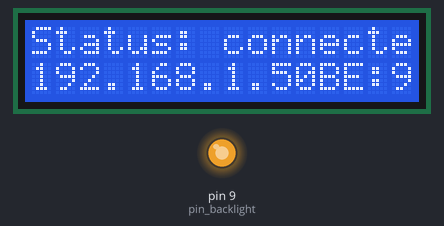
Recording of a sketch running on a simulated Arduino Uno, built with avr-gcc and run on an emulated ATmega328P. Shown: 16×2 character LCD, output pins drawn as LEDs (lit = HIGH). WiFi joins after 1.5 s; servers stay silent unless stated; uploads are accepted with an empty reply.

Above: at 12.07 s.
At 23.63 s:
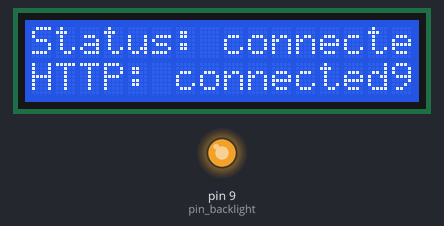
At 33.69 s:
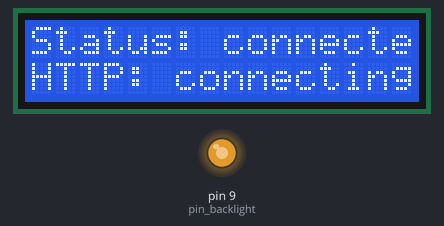
At 39.49 s:
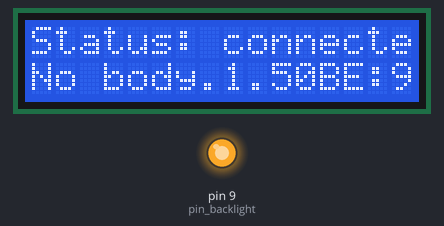
Timing chart, 0 to 40.0 s (numbered marks = the images above):
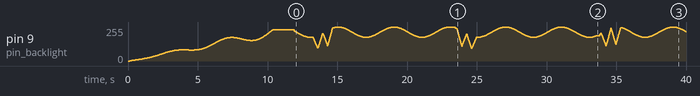

The sketch:

sketch.ino
```cpp
// (licence header left out)
#include "backlight.h"
#include "display.h"
#include "request.h"
#include <inttypes.h>

// Pins
uint8_t pin_backlight = 9;
uint8_t pin_lcd_data = 7;
uint8_t pin_lcd_clock = 6;
uint8_t pin_lcd_latch = 5;

// Settings
const int delay_interval = 10; // milliseconds between ticks in sleep()
uint8_t mac[] = {0x90, 0xA2, 0xDA, 0x0D, 0xBE, 0x94}; // MAC of board
const float refresh_interval = 20; // seconds between each refresh TODO make 20
const float reconnect_interval = 10; // seconds between reconnection attempts
const int max_http_retries = 3; // max HTTP retry attempts before iface retry
const char *domain = "rancor.csh.rit.edu"; // domain of website
const uint16_t port = 5000; // port of website
const char *location = "lounge"; // location to search for in calendar
const char *location_full = "Lounge"; // location to display on screen
const uint8_t lcd_width = 20; // characters in each LCD row
const uint8_t lcd_height = 4; // rows in LCD display

// Controllers
Backlight backlight(pin_backlight);
Display display(
    pin_lcd_data, pin_lcd_clock, pin_lcd_latch, lcd_width, lcd_height);
Request request;

// Functions
void setup();
void loop();
bool maintainLease();
void updateDisplay();
void sleep(float seconds);

// Variables
bool connected = false;
uint8_t retries = 0;
char *url;

// Init
void setup() {
  // Initialize display
  backlight.setBrightness(100);
  display.setScreen(SCREEN_NETWORK);
  display.setMAC(mac);
  display.setNetworkStatus(CONNECTING);

  // Wait for brightness to fade up
  while (backlight.getRealBrightness() < backlight.getBrightness())
    sleep(0.1);

  // Create URL path
  const char *url_format = "/location/%s/events";
  url = new char[strlen(url_format) - 2 + strlen(location) + 1];
  sprintf(url, url_format, location);
}

// Loop
void loop() {
  // Make sure we're still connected to the network
  while (!connected) {
    connected = Ethernet.begin(mac);
    if (!connected) {
      display.setScreen(SCREEN_NETWORK);
      display.setNetworkStatus(DHCP_FAILED);
      backlight.flash(2);
      sleep(30);
      display.setNetworkStatus(CONNECTING);
      sleep(0.1);
    }
  }

  // We're connected now, so update display
  display.setNetworkStatus(CONNECTED);
  display.setIP(Ethernet.localIP());
  sleep(1);

  // Maintain DHCP lease to make sure we're still totally connected
  do {
    request.setup(domain, url, port);
    display.setRequest(&request);

    // Step through the HTTP request
    while (request.step())
      if (display.getScreen() == SCREEN_NETWORK)
        updateDisplay();

    // HTTP request failed, so display error message and wait a moment
    if (request.failed()) {
      display.setScreen(SCREEN_NETWORK);
      backlight.flash(2);
      sleep(reconnect_interval);

      // If it tries reconnecting to HTTP too many times, try reconnecting
      // on the interface itself.
      if (++retries >= max_http_retries)
        break;

      continue;
    }
    retries = 0;
    char *response = (char*)request.getData();

    // Parse requested backlight brightness from response body
    for (char *c = response; *c; c++) {
      if (*c == '\n') {
        *c = 0;
        backlight.setBrightness(atoi(response) / 255.f * 100.f);
        response = c + 1;
        break;
      }
    }

    // Show HTTP response body on screen then wait a bit before refreshing
    display.setScreen(SCREEN_TEXT);
    display.setContent(response);
    sleep(refresh_interval);
  } while (maintainLease());

  // Disconnected (failed to maintain), so wait a bit before reconnecting
  display.setScreen(SCREEN_NETWORK);
  display.setNetworkStatus(DISCONNECTED);
  backlight.flash(2);
  sleep(reconnect_interval);
  display.setNetworkStatus(RECONNECTING);
  sleep(0.1);
  connected = false;
}

// Maintains the DHCP lease, returns true if connection still good
bool maintainLease() {
  uint8_t maintain_status = Ethernet.maintain();
  return maintain_status == 0 || maintain_status % 2 == 0;
}

// Update display
void updateDisplay() {
  static unsigned long last_update = millis() - 1;
  float elapsed = (millis() - last_update) / 1000.f;
  display.update(elapsed);
  backlight.update(elapsed);
  last_update = millis();
}

// Pause the program, but continue updating the display
void sleep(float seconds) {
  unsigned long target = millis() + (seconds * 1000);
  while (millis() < target) {
    updateDisplay();
    delay(delay_interval);
  }
}
```

backlight.cpp
```cpp
/* Backlight controller. */

#include "backlight.h"
#include <Arduino.h>

Backlight::Backlight(int pin) {
  this->pin = pin;
  pinMode(pin, OUTPUT);

  animate_speed = 10;
  animate = true;

  sleep_remaining = 0;

  brightness = 0;
  brightness_target = 100;

  flash_min_brightness = 50;
  flash_max_brightness = 100;
  flash_animate_speed = 150;
  flashes_remaining = 0;
}

void Backlight::update(float elapsed) {
  if (sleep_remaining > 0) {
    sleep_remaining -= elapsed;
    if (sleep_remaining > 0)
      return;
    sleep_remaining = 0;
  }

  // How much brightness should change right now
  float speed = flashes_remaining > 0 ? flash_animate_speed : animate_speed;
  float delta = speed * elapsed;

  // If flashing, manage animation
  if (flashes_remaining > 0) {
    if (flashes_remaining % 2 == 0 &&
        brightness <= flash_min_brightness) {
      brightness_target = flash_max_brightness;
      flashes_remaining--;
    } else if (flashes_remaining % 2 == 1 &&
        brightness >= flash_max_brightness) {
      brightness_target = flash_min_brightness;
      flashes_remaining--;
    }

    if (flashes_remaining == 0)
      brightness_target = preflash_brightness;
  }

  if (animate) {
    if (abs(brightness - brightness_target) < delta) {
      brightness = brightness_target;
    } else {
      if (brightness < brightness_target)
        brightness += delta;
      else
        brightness -= delta;
    }
  } else {
    brightness = brightness_target;
  }

  // Subtle pulsing heartbeat
  float seconds = millis() / 1000.f;
  float degrees = seconds * 90.f;
  float heartbeat = (sin(degrees * 3.14156f / 180) + 1.f) / 2.f;

  analogWrite(pin, 255.f / 100.f * (brightness * (1.f - (0.3f * heartbeat))));
}

bool Backlight::animationEnabled() {
  return animate;
}

void Backlight::setAnimation(bool enabled) {
  animate = enabled;
}

void Backlight::setBrightness(float brightness) {
  this->brightness_target = brightness;
  flashes_remaining = 0;
}

float Backlight::getBrightness() {
  return brightness_target;
}

float Backlight::getRealBrightness() {
  return brightness;
}

void Backlight::sleep(float seconds) {
  sleep_remaining += seconds;
}

void Backlight::flash(int times) {
  if (flashes_remaining == 0) {
    preflash_brightness = brightness_target;
    brightness_target = flash_min_brightness;
  }

  flashes_remaining += times * 2;
}
```

backlight.h
```cpp
/* Backlight controller. */

#ifndef _BACKLIGHT_H
#define _BACKLIGHT_H

class Backlight {
  public:
    Backlight(const int pin);

    void update(float elapsed);

    bool animationEnabled();
    void setAnimation(bool enabled);

    void setBrightness(float brightness);
    float getBrightness();
    float getRealBrightness();

    void sleep(float seconds);

    void flash(int times);

  private:
    int pin;

    float animate_speed;
    bool animate;

    float sleep_remaining;

    float brightness;
    float brightness_target;

    float flash_min_brightness;
    float flash_max_brightness;
    float flash_animate_speed;

    int flashes_remaining;
    float preflash_brightness;
};

#endif
```

display.cpp
```cpp
/* Display controller. */

#include "display.h"

Display::Display(
    uint8_t data, uint8_t clock, uint8_t latch, uint8_t width,
    uint8_t height) {
  this->width = width;
  this->height = height;

  lcd = new LiquidCrystal595(data, latch, clock);
  lcd->begin(width, height);
  lcd->clear();

  network_status = DISCONNECTED;
  request = 0;
  content = 0;

  needs_update = true;
}

void Display::update(float elapsed) {
  switch (screen) {
    case SCREEN_NETWORK:
      if (request) {
        RequestState new_state = request->getState();
        if (new_state != prev_request_state) {
          needs_update = true;
          prev_request_state = new_state;
        }
      }

      if (needs_update) {
        lcd->clear();
        lcd->setCursor(0, 0);
        lcd->print("Status: ");
        if (network_status == DISCONNECTED)
          lcd->print("disconnected");
        else if (network_status == CONNECTED)
          lcd->print("connected");
        else if (network_status == CONNECTING)
          lcd->print("connecting");
        else if (network_status == RECONNECTING)
          lcd->print("reconnecting");
        else if (network_status == DHCP_FAILED)
          lcd->print("DHCP failed");

        // Print MAC address
        lcd->setCursor(0, 1);
        for (int i = 0; i < 6; i++) {
          if (mac[i] < 0x10) lcd->print(0);
          lcd->print(mac[i], HEX);
          if (i < 5) lcd->print(":");
        }

        if (network_status == CONNECTED) {
          // Print IP address
          lcd->setCursor(0, 2);
          for (int i = 0; i < 4; i++) {
            lcd->print(((byte*)&ip)[i], DEC);
            if (i < 3) lcd->print(".");
          }

          // Print HTTP request information
          if (request) {
            lcd->setCursor(0, 3);

            if (request->failed()) {
              printFirst(request->getErrorMessage(), 20);
            } else {
              lcd->print("HTTP: ");
              printFirst(request->getStatusString(), 20 - 6);
            }
          }
        }
      }
      break;

    case SCREEN_TEXT:
      if (needs_update) {
        lcd->clear();
        char *c = content;

        // For each row in the display
        for (uint8_t r = 0; r < height && *c; r++) {
          lcd->setCursor(0, r);

          // Print each character until null or newline is reached, or if the
          // end of the row is reached.
          for (uint8_t col = 0; col < width && *c && *c != '\n'; col++, c++)
            lcd->print(*c);

          // If current character is newline, skip it!
          if (*c == '\n') c++;
        }
      }
      break;
  }

  needs_update = false;
}

void Display::printFirst(const char *str, uint16_t length) {
  for (int i = 0; i < length && str[i]; i++)
    lcd->print(str[i]);
}

Screen Display::getScreen() {
  return screen;
}

void Display::setScreen(Screen screen) {
  this->screen = screen;
  needs_update = true;
}

void Display::setMAC(uint8_t mac[]) {
  for (int i = 0; i < 6; i++)
    this->mac[i] = mac[i];
  if (screen == SCREEN_NETWORK)
    needs_update = true;
}

void Display::setIP(uint32_t ip) {
  this->ip = ip;
  if (screen == SCREEN_NETWORK)
    needs_update = true;
}

void Display::setNetworkStatus(NetworkStatus status) {
  network_status = status;
  if (screen == SCREEN_NETWORK)
    needs_update = true;
}

void Display::setRequest(Request *request) {
  this->request = request;
  if (screen == SCREEN_NETWORK)
    needs_update = true;
}

void Display::setContent(const char *content) {
  this->content = (char*)content;
  if (screen == SCREEN_TEXT)
    needs_update = true;
}
```

display.h
```cpp
/* Display controller. */

#ifndef _DISPLAY_H
#define _DISPLAY_H

#include <Arduino.h>
#include <LiquidCrystal595.h>
#include "request.h"

// Possible screens to show
typedef enum {
  SCREEN_NETWORK,
  SCREEN_TEXT,
} Screen;

// Possible network statuses
typedef enum {
  DISCONNECTED,
  DHCP_FAILED,
  CONNECTED,
  CONNECTING,
  RECONNECTING,
} NetworkStatus;

class Display {
  public:
    Display(
        uint8_t data, uint8_t clock, uint8_t latch, uint8_t width,
        uint8_t height);

    void update(float elapsed);

    Screen getScreen();
    void setScreen(Screen screen);

    void setMAC(uint8_t mac[]);
    void setIP(uint32_t ip);
    void setNetworkStatus(NetworkStatus status);
    void setRequest(Request *request);

    void setContent(const char *content);

  private:
    void printFirst(const char *str, uint16_t length);

    LiquidCrystal595 *lcd;
    Screen screen;
    bool needs_update;
    uint8_t width;
    uint8_t height;

    // Network data
    uint8_t mac[6];
    uint32_t ip;
    NetworkStatus network_status;
    Request *request;
    RequestState prev_request_state;

    // Text data
    char *content;
};

#endif
```

request.cpp
```cpp
/* HTTP Request object. */

#include "request.h"
#include <stdlib.h>

void Request::setup(const char *host, const char *path, uint16_t port) {
  this->host = host;
  this->path = path;
  this->port = port;
  buffer_next = 0;
  state = STATE_DISCONNECTED;
  error_message = 0;
  http_status = 0;
  newline_seq = 0;
  capturing_body = false;
}

bool Request::step() {
  switch (state) {
    case STATE_FAILED:
      return false;
    case STATE_DISCONNECTED:
      state = STATE_CONNECTING;
      return true;
    case STATE_CONNECTING:
      return connect();
    case STATE_CONNECTED:
      return downloadResponse();
  }

  return false;
}

bool Request::connect() {
  if (!client.connect(host, port)) {
    client.stop();
    state = STATE_FAILED;
    error_message = "Failed to connect.";
    return false;
  }

  get();

  state = STATE_CONNECTED;
  return true;
}

void Request::get() {
  client.print("GET ");
  client.print(path);
  client.println(" HTTP/1.1");

  client.print("Host: ");
  client.println(host);

  client.println("User-Agent: arduino-ethernet");
  client.println("Connection: close");

  client.println();
}

bool Request::downloadResponse() {
  // Check for a disconnect
  if (!client || !client.connected()) {
    client.stop();

    if (capturing_body && buffer[0] != 0) {
      state = STATE_SUCCESS;
    } else {
      state = STATE_FAILED;
      error_message = "No body";
    }

    return false;
  }

  // If no HTTP status yet, read in the status
  if (http_status == 0) {
    // Skip to first space, read in three digits, parse int
    for (char c = client.read(); c != ' '; c = client.read());
    for (uint8_t i = 0; i < 3; i++)
      buffer[i] = client.read();
    buffer[3] = 0;
    http_status = atoi(buffer);
    buffer[0] = 0;

    if (http_status != HTTP_OK) {
      state = STATE_FAILED;
      error_message = buffer; // I know this is cheap, but I want to conserve
                              // what I can of my 2K memory.
      sprintf(error_message, "Got %d %s", http_status, getResponseStatus());
      client.stop();
      return false;
    }
  }

  if (capturing_body) {
    while (client.available()) {
      // Read a byte and put it in the buffer
      char c = client.read();
      buffer[buffer_next] = c;

      // Increment next index in buffer, make sure it doesn't overflow
      if (++buffer_next >= buffer_length - 1) {
        error_message = "Buffer overflow";
        state = STATE_FAILED;
        client.stop();
        return false;
      }

      // Make next byte a null terminator unless no more bytes are read
      buffer[buffer_next] = 0;
    }
  } else {
    while (client.available()) {
      char c = client.read();
      // If two \r\n sequences, it's the body start so start capturing
      if (c == '\r' || c == '\n') {
        if (++newline_seq == 4) {
          capturing_body = true;
          break;
        }
      } else {
        newline_seq = 0;
      }
    }
  }

  return true;
}

bool Request::connected() {
  return state == STATE_CONNECTED && client.connected();
}

bool Request::failed() {
  return state == STATE_FAILED;
}

RequestState Request::getState() {
  return state;
}

const char *Request::getStatusString() {
  switch (state) {
    case STATE_DISCONNECTED:
      return "disconnected";
    case STATE_CONNECTING:
      return "connecting";
    case STATE_CONNECTED:
      return "connected";
    case STATE_FAILED:
      return "failed";
    case STATE_SUCCESS:
      return "success";
  }

  return "unknown";
}

const char *Request::getErrorMessage() {
  return error_message;
}

const char *Request::getResponseStatus() {
  switch (http_status) {
    case HTTP_OK:
      return "Ok";
    case HTTP_BAD_REQUEST:
      return "Bad Request";
    case HTTP_FORBIDDEN:
      return "Forbidden";
    case HTTP_NOT_FOUND:
      return "Not Found";
    case HTTP_INTERNAL_ERROR:
      return "Internal Error";
    case HTTP_NOT_IMPLEMENTED:
      return "Not Implemented";
    case HTTP_BAD_GATEWAY:
      return "Bad Gateway";
    case HTTP_SERVICE_UNAVAILABLE:
      return "Unavailable";
    case HTTP_TIMEOUT:
      return "Timeout";
  }

  return "(unknown)";
}

const char *Request::getData() {
  if (state != STATE_SUCCESS || !capturing_body)
    return 0;

  return buffer;
}
```

request.h
```cpp
/* HTTP Request object. */

#ifndef _REQUEST_H
#define _REQUEST_H

#include <Arduino.h>
#include <Ethernet.h>
#include <inttypes.h>

// Possible request states
typedef enum {
  STATE_DISCONNECTED,
  STATE_CONNECTING,
  STATE_CONNECTED,
  STATE_FAILED,
  STATE_SUCCESS,
} RequestState;

// HTTP response codes
typedef enum {
  HTTP_OK = 200,
  HTTP_BAD_REQUEST = 400,
  HTTP_FORBIDDEN = 403,
  HTTP_NOT_FOUND = 404,
  HTTP_INTERNAL_ERROR = 500,
  HTTP_NOT_IMPLEMENTED = 501,
  HTTP_BAD_GATEWAY = 502,
  HTTP_SERVICE_UNAVAILABLE = 503,
  HTTP_TIMEOUT = 504,
} HTTPResponseCode;

const uint16_t default_port = 80;
const uint16_t buffer_length = 500;

class Request {
  public:
    void setup(const char *host, const char *path, uint16_t port);

    /* Runs next step in connection process.
       Returns true if it should be called again. */
    bool step();

    bool connected();
    bool failed();
    RequestState getState();

    const char *getData();

    const char *getStatusString();
    const char *getErrorMessage();
    const char *getResponseStatus();

  private:

    /* Returns true if connection was successful and should proceed. */
    bool connect();

    /* Sends a GET request. */
    void get();

    bool downloadResponse();

    EthernetClient client;

    char buffer[buffer_length];
    uint16_t buffer_next;
    uint16_t http_status;
    uint16_t newline_seq;
    bool capturing_body;

    const char *host;
    uint16_t port;
    const char *path;

    RequestState state;
    char *error_message;
};

#endif
```
